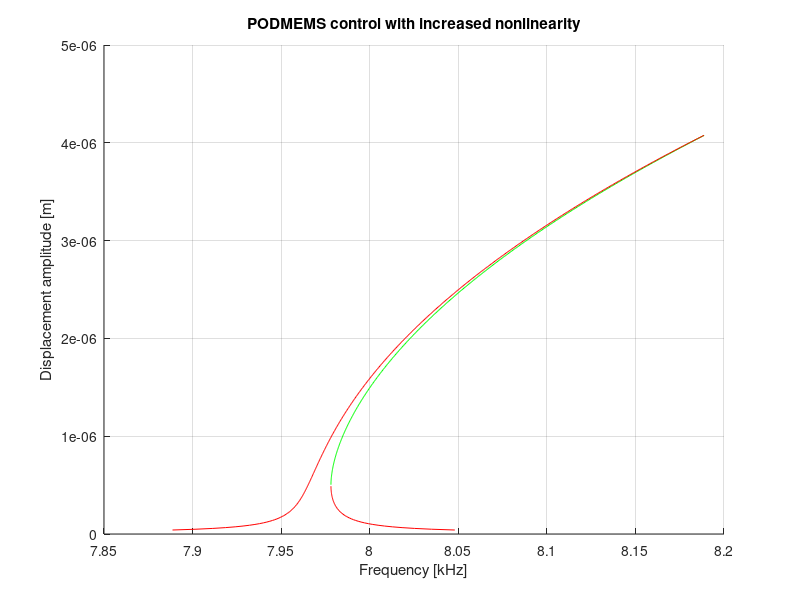

Write the MATLAB code that produced this figure.
%% Frequency response of a MEMS Duffing oscillator
clear all; 
%clf; 
tic
'////////////////////////'
%Equations:
%M*x'' + D*x' + K*x + kappa*x = F0*cos(w*t)
%x'' + 2*D_M2w0*w0*x' + w0^2*x + kappa_M*x = F0_M*cos(Omega*t)
u = 1e-6;
E=160e9; 
L=294.7e-6; H=20e-6; W=2e-6;
I=W^3*H/12;
alpha = 2.6e-6;
DT = 0;
K1 = 3*E*I/(L/2)^3;
L=L*(1+alpha*DT);
H=H*(1+alpha*DT);
W=W*(1+alpha*DT);
I=W^3*H/12;
K2 = 3*E*I/(L/2)^3;
%w1=sqrt(K1/M);
%w2=sqrt(K2/M);


%Parameters
    M = 8e-10; %mass 8e-10
    %D = 1.55e-7 %Air
    %kappa = 4.2^2 * 37 * 8.854e-12 * 20e-6 / (2e-6 * (5.28e-6)^3)
    kappa = 20^2 * 37 * 8.854e-12 * 20e-6 / (2e-6 * (5.28e-6)^3)
    N = 37; e0 = 8.854e-12; 
    V = 1
    g = 2e-6; 
%Temperature    
    DT = 0;
    T = 300 + DT;
    alpha = 2.6e-6;
    E = exp( 2.61 * 1e-3 * 1.6e-19 / T / 1.38e-23) * 145e9;
    L=L*(1+alpha*DT);
    H=H*(1+alpha*DT);
    W=W*(1+alpha*DT);
    I=W^3*H/12;
    %K = 3*E*I/(L/2)^3 * 0.9
    K = 3*E*I/(L/2)^3
    
    w0 = sqrt(K/M)
    %Q = w0*M/D
    Q = 5e3;
    D = w0*M/Q
    %xmax = F0/w0/D
    F0 = 0.5* 2*N*1/2*e0*H/g*V^2; %Force amplitude
    xmax = F0/w0/D
    amplitude = linspace(0.01, 2, 1000)*xmax; %Range for displacement amplitude
    
    if 0
        xmax = 45e-6;
        xdot2 = xmax * w0; 
        w_hour = 2*pi / (60) /2; %Radians per sec
        F0 = 2 * M * w_hour * xdot2; %Coriolis amplitude    
        amplitude = linspace(0.001, 1, 10000)*8e-6; %Range for displacement amplitude
    end
    
    %amplitude = linspace(0.00001, 0.0005, 1000)*xmax; %Range for displacement amplitude
%Eqn conversion 
    w0 = sqrt(K/M); %Primary resonance
    kappa_M = kappa/M;
    F0_M = F0/M; 
    D_M2w0 = D/(M*2*w0); %linear damping
j1 = 0; j2 = 0; j3 = 0;

%% Plots 
for j = 1 : 1 : length(amplitude)
    %Eigen values and w/w0
        w_w0_23(j)=(1+3*kappa_M/(8*w0^2)*amplitude(j)^2+sqrt((F0_M/(2*w0^2*amplitude(j)))^2-D_M2w0^2));
        lambda_w_w0_23_1 = sqrt(-(w_w0_23(j)-w0-3*kappa_M/(8*w0)*amplitude(j)^2)*(w_w0_23(j)-w0-9*kappa_M/(8*w0)*amplitude(j)^2))-(D_M2w0*w0);
        w_w0_1(j)=(1+3*kappa_M/(8*w0^2)*amplitude(j)^2-sqrt((F0_M/(2*w0^2*amplitude(j)))^2-D_M2w0^2));
        lambda_w_w0_1_1 = sqrt(-(w_w0_1(j)-w0-3*kappa_M/(8*w0)*amplitude(j)^2)*(w_w0_1(j)-w0- 9*kappa_M/(8*w0)*amplitude(j)^2))-(D_M2w0*w0);
	if lambda_w_w0_23_1==conj(lambda_w_w0_1_1) 
        break %Terminate 
    else
        if kappa_M > 0 %Spring hardening case
            j1 = j1 + 1;
            X1(j1) = w_w0_1(j);
            Y1(j1) = amplitude(j);
            stability = (w_w0_23(j)*w0-w0-3*kappa_M/(8*w0)*amplitude(j)^2)*(w_w0_23(j)*w0-w0- 9*kappa_M/(8*w0)*amplitude(j)^2)+(D_M2w0*w0)^2;
            if stability < 0 %if < 0, then it is unstable
                j2 = j2 + 1;
                X2(j2) = w_w0_23(j);
                Y2(j2) = amplitude(j);
            else %if stable
                j3 = j3 + 1;
                X3(j3) = w_w0_23(j);
                Y3(j3) = amplitude(j);
            end
        else %Spring softening case
            j1 = j1 + 1;
            X1(j1) = w_w0_23(j);
            Y1(j1) = amplitude(j);
            stability = (w_w0_1(j)*w0-w0-3*kappa_M/(8*w0)*amplitude(j)^2)*(w_w0_1(j)*w0-w0- 9*kappa_M/(8*w0)*amplitude(j)^2)+(D_M2w0*w0)^2;
            if stability < 0 %if < 0, then it is unstable
                j2 = j2 + 1;
                X2(j2) = w_w0_1(j);
                Y2(j2) = amplitude(j);
            else %if stable
                j3 = j3 + 1;
                X3(j3) = w_w0_1(j);
                Y3(j3) = amplitude(j);
            end
        end
	end
end
%Figure displacy
    k = 1000;   
    figure(1); 
clf;
    hold on; grid on;
    if exist('X2') %If there is an unstable curve
        plot(X2*w0/k/2/pi,Y2,'g'); 
    end
%color = 'b';    
color = 'r';    
    plot(X1*w0/k/2/pi,Y1,color); 
    plot(X3(1:length(X3)-1)*w0/k/2/pi,Y3(1:length(X3)-1),color);
    title(sprintf('PODMEMS control with increased nonlinearity',M,D,K,kappa,Q));
    ylabel('Displacement amplitude [m]');
    %xlabel(strcat('Frequency [kHz]', sprintf('      w0=%0.3g, F0=%0.3g',w0,F0)));
    xlabel('Frequency [kHz]');
toc    
